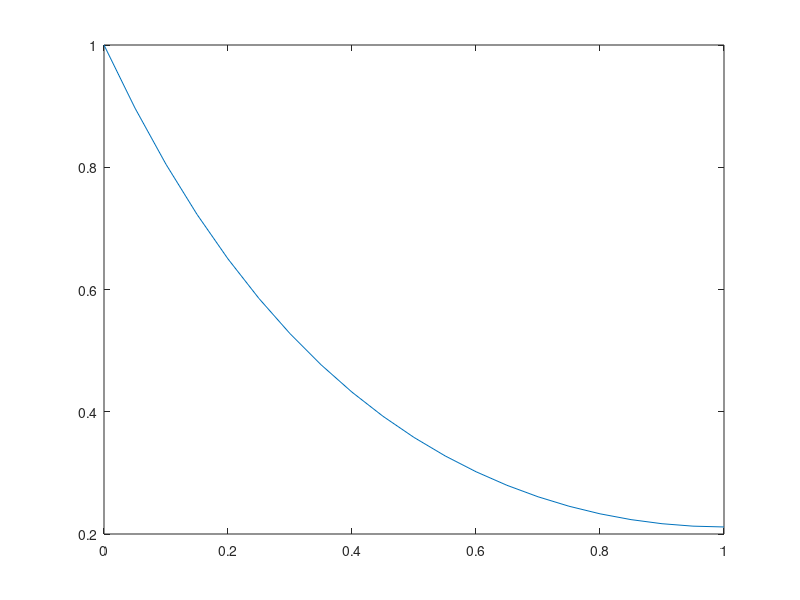

MATLAB code to generate this figure:
function Question1
clc;close all;                       % Clear workspace and command window, 
                                     %      close all figures
L=1;                                 % Set the length of the spatial domain
n=21;                                % Set the number of node points
dx=L/(n-1);                          % Calculate the separation of node pts
x=linspace(0,n-1,n)*dx;              % Set the locations of the node points
itr_max=1500;                        % Set the maximum iterations
tol=1e-6;                            % Specify the convergence criterion
alpha=1.8;                           % Set the overrelaxation factor
                                     % Initialize unknown values of the 
                                     %      dependent variables
y0=30*ones(n,1);                     % Set the initial guesses for the node
y0(1)=1;                             %     point values
y0(end)=(4*y0(n-1)-y0(n-2))/3;
Y=y0;                                % Use initial guesses for initial 
Y_c=Y;                               %      value of Y
for i=1:itr_max
    error=0;
    for j=2:n
        if j==n
            Y_c(j)=(4*Y_c(n-1)-Y_c(n-2))/3;
        else
            Y_c(j)=get_Y_c(Y,j);  
        end
                % Using nested function calculate Y_cal
                                    % Apply SOR
        
        Y(j)=Y(j)+alpha*(Y_c(j)-Y(j)); 
                                    % Calculate relative error
        error_t=abs((Y_c(j)-Y(j))/Y_c(j)); 
                                    % Find maximum relative error
        if error_t>error; error=error_t; end 
    end

    if error<tol; break; end        % Check for convergence
end
fprintf('Y at x=l: %1.3f\n', Y(end))

plot(x,Y)
%
% Nested function for applying recursion relation
%
    function yc=get_Y_c(YY,ii)
                                    % Apply recursion relation
        yc=(YY(ii-1)+YY(ii+1))/(5*dx^2+2);
    end
end